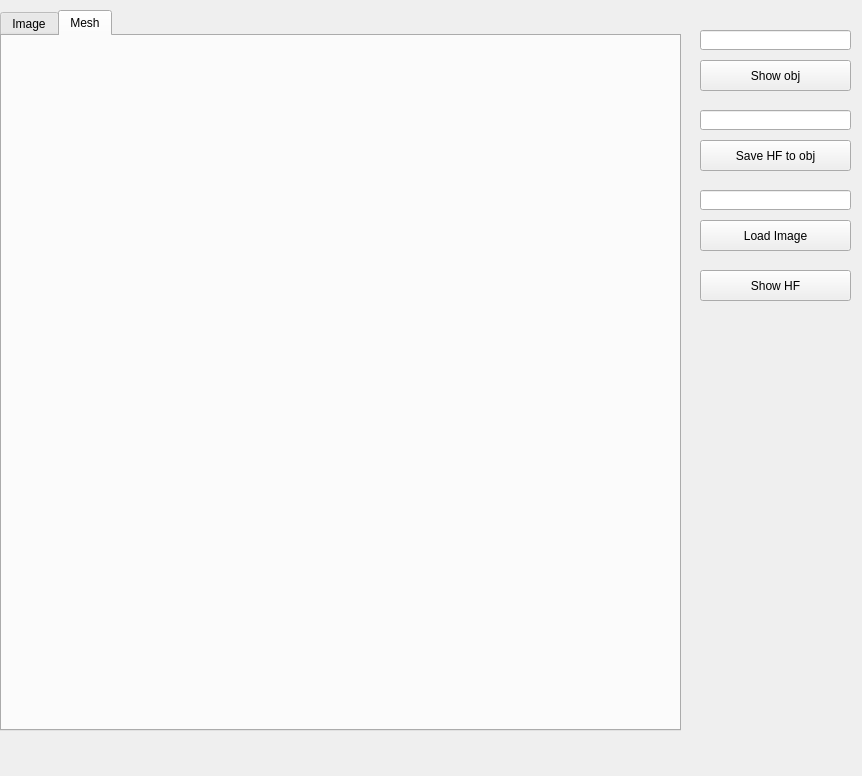
<?xml version="1.0" encoding="UTF-8"?>
<ui version="4.0">
 <class>MainWindow</class>
 <widget class="QMainWindow" name="MainWindow">
  <property name="geometry">
   <rect>
    <x>0</x>
    <y>0</y>
    <width>862</width>
    <height>776</height>
   </rect>
  </property>
  <property name="windowTitle">
   <string>MainWindow</string>
  </property>
  <widget class="QWidget" name="centralWidget">
   <widget class="QTabWidget" name="tabWidget">
    <property name="geometry">
     <rect>
      <x>0</x>
      <y>10</y>
      <width>681</width>
      <height>721</height>
     </rect>
    </property>
    <property name="currentIndex">
     <number>1</number>
    </property>
    <widget class="QWidget" name="tab">
     <attribute name="title">
      <string>Image</string>
     </attribute>
     <widget class="QGraphicsView" name="graphicsView">
      <property name="geometry">
       <rect>
        <x>0</x>
        <y>10</y>
        <width>671</width>
        <height>671</height>
       </rect>
      </property>
     </widget>
    </widget>
    <widget class="QWidget" name="tab_2">
     <attribute name="title">
      <string>Mesh</string>
     </attribute>
     <widget class="GLDisplay" name="openGLWidget" native="true">
      <property name="geometry">
       <rect>
        <x>0</x>
        <y>10</y>
        <width>671</width>
        <height>671</height>
       </rect>
      </property>
     </widget>
    </widget>
   </widget>
   <widget class="QPushButton" name="pushButtonShowHF">
    <property name="geometry">
     <rect>
      <x>700</x>
      <y>270</y>
      <width>151</width>
      <height>31</height>
     </rect>
    </property>
    <property name="text">
     <string>Show HF</string>
    </property>
   </widget>
   <widget class="QPushButton" name="pushButtonShowObj">
    <property name="geometry">
     <rect>
      <x>700</x>
      <y>60</y>
      <width>151</width>
      <height>31</height>
     </rect>
    </property>
    <property name="text">
     <string>Show obj</string>
    </property>
   </widget>
   <widget class="QLineEdit" name="lineEditSaveHFtoObj">
    <property name="geometry">
     <rect>
      <x>700</x>
      <y>110</y>
      <width>151</width>
      <height>20</height>
     </rect>
    </property>
   </widget>
   <widget class="QLineEdit" name="lineEditLoadImage">
    <property name="geometry">
     <rect>
      <x>700</x>
      <y>190</y>
      <width>151</width>
      <height>20</height>
     </rect>
    </property>
   </widget>
   <widget class="QPushButton" name="pushButtonSaveHFtoObj">
    <property name="geometry">
     <rect>
      <x>700</x>
      <y>140</y>
      <width>151</width>
      <height>31</height>
     </rect>
    </property>
    <property name="text">
     <string>Save HF to obj</string>
    </property>
   </widget>
   <widget class="QPushButton" name="pushButtonLoadImage">
    <property name="geometry">
     <rect>
      <x>700</x>
      <y>220</y>
      <width>151</width>
      <height>31</height>
     </rect>
    </property>
    <property name="text">
     <string>Load Image</string>
    </property>
   </widget>
   <widget class="QLineEdit" name="lineEditShowObj">
    <property name="geometry">
     <rect>
      <x>700</x>
      <y>30</y>
      <width>151</width>
      <height>20</height>
     </rect>
    </property>
   </widget>
  </widget>
  <action name="actionSubmenu">
   <property name="text">
    <string>submenu</string>
   </property>
  </action>
 </widget>
 <layoutdefault spacing="6" margin="11"/>
 <customwidgets>
  <customwidget>
   <class>GLDisplay</class>
   <extends>QWidget</extends>
   <header location="global">gldisplay.h</header>
   <container>1</container>
  </customwidget>
 </customwidgets>
 <resources/>
 <connections/>
</ui>
